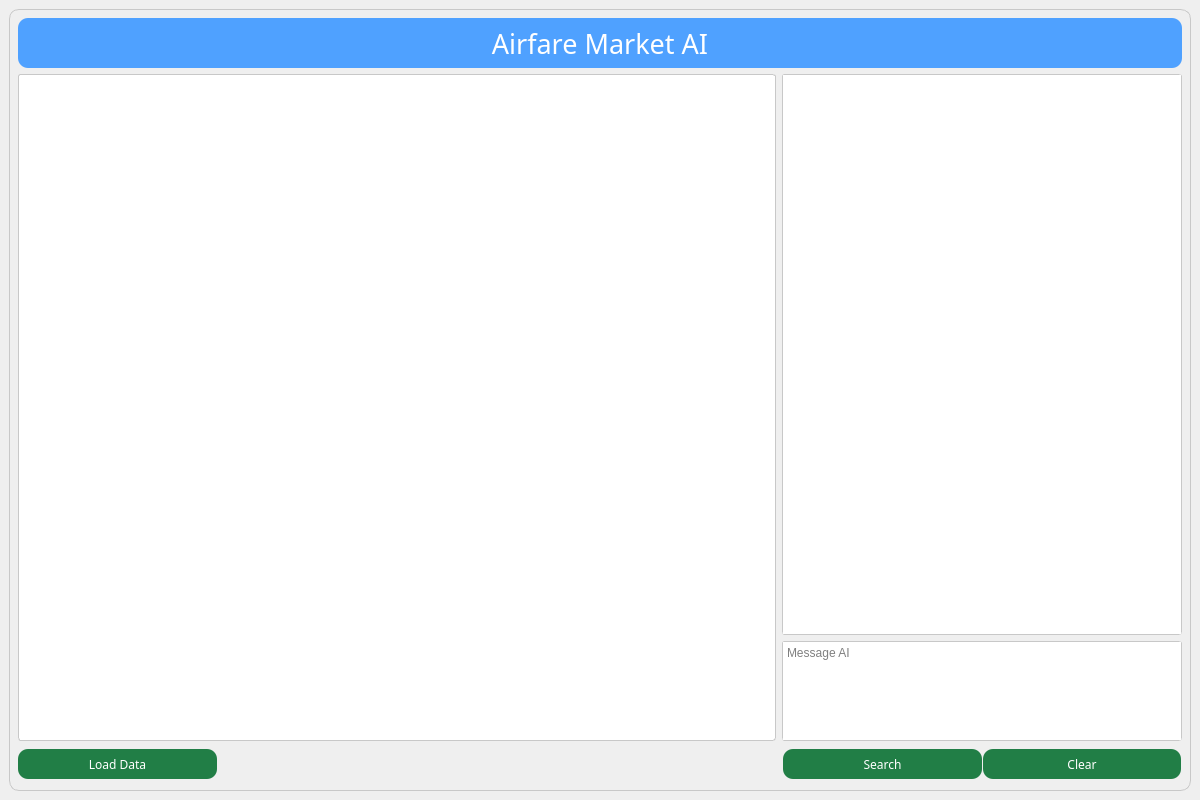
<?xml version="1.0" encoding="UTF-8"?>
<ui version="4.0">
 <class>MainWindow</class>
 <widget class="QMainWindow" name="MainWindow">
  <property name="geometry">
   <rect>
    <x>0</x>
    <y>0</y>
    <width>1200</width>
    <height>800</height>
   </rect>
  </property>
  <property name="minimumSize">
   <size>
    <width>1200</width>
    <height>800</height>
   </size>
  </property>
  <property name="maximumSize">
   <size>
    <width>1200</width>
    <height>800</height>
   </size>
  </property>
  <property name="windowTitle">
   <string>MainWindow</string>
  </property>
  <widget class="QWidget" name="centralwidget">
   <layout class="QGridLayout" name="gridLayout">
    <item row="0" column="0">
     <widget class="QWidget" name="widget" native="true">
      <property name="styleSheet">
       <string notr="true">QWidget #widget
{
border: 1px solid rgb(200,200,200);
padding-left: 20px;
padding-right: 20px;
border-radius: 10px;
}</string>
      </property>
      <layout class="QGridLayout" name="gridLayout_2">
       <item row="0" column="0" colspan="3">
        <widget class="QLabel" name="Title">
         <property name="maximumSize">
          <size>
           <width>16777215</width>
           <height>50</height>
          </size>
         </property>
         <property name="font">
          <font>
           <family>Arial Black</family>
           <pointsize>20</pointsize>
          </font>
         </property>
         <property name="styleSheet">
          <string notr="true">QLabel
{
padding-left:20px;
padding-right:20px;
background-color:rgb(79, 161, 255);
border-radius:10px;
color:#fff
}</string>
         </property>
         <property name="text">
          <string>Airfare Market AI</string>
         </property>
         <property name="alignment">
          <set>Qt::AlignmentFlag::AlignCenter</set>
         </property>
        </widget>
       </item>
       <item row="1" column="0" rowspan="5" colspan="2">
        <widget class="QLabel" name="label">
         <property name="styleSheet">
          <string notr="true">QLabel
{

border: 1px solid rgb(200,200,200);
border-radius: 3px;
background-color: rgb(255, 255, 255)

}</string>
         </property>
         <property name="text">
          <string/>
         </property>
        </widget>
       </item>
       <item row="6" column="0">
        <widget class="QPushButton" name="LoadData_Button">
         <property name="minimumSize">
          <size>
           <width>199</width>
           <height>30</height>
          </size>
         </property>
         <property name="maximumSize">
          <size>
           <width>199</width>
           <height>30</height>
          </size>
         </property>
         <property name="font">
          <font>
           <family>Arial Black</family>
          </font>
         </property>
         <property name="styleSheet">
          <string notr="true">QPushButton {
    color: #fff;
    padding-left: 20px;
    padding-right: 20px;
    border-radius: 10px;
    background-color: rgb(33, 126, 70);
}

QPushButton:hover {
    padding-left: 20px;
    padding-right: 20px;
    background-color: rgb(58, 202, 111);
    border: 1px solid #fff;
}
</string>
         </property>
         <property name="text">
          <string>Load Data</string>
         </property>
        </widget>
       </item>
       <item row="6" column="2">
        <widget class="QWidget" name="widget_2" native="true">
         <property name="minimumSize">
          <size>
           <width>0</width>
           <height>35</height>
          </size>
         </property>
         <property name="maximumSize">
          <size>
           <width>16777215</width>
           <height>35</height>
          </size>
         </property>
         <layout class="QGridLayout" name="gridLayout_3">
          <property name="leftMargin">
           <number>1</number>
          </property>
          <property name="topMargin">
           <number>1</number>
          </property>
          <property name="rightMargin">
           <number>1</number>
          </property>
          <property name="bottomMargin">
           <number>1</number>
          </property>
          <property name="spacing">
           <number>1</number>
          </property>
          <item row="0" column="0">
           <widget class="QPushButton" name="Search_Button">
            <property name="minimumSize">
             <size>
              <width>0</width>
              <height>30</height>
             </size>
            </property>
            <property name="maximumSize">
             <size>
              <width>99999</width>
              <height>30</height>
             </size>
            </property>
            <property name="font">
             <font>
              <family>Arial Black</family>
             </font>
            </property>
            <property name="styleSheet">
             <string notr="true">QPushButton {
    color: #fff;
    padding-left: 20px;
    padding-right: 20px;
    border-radius: 10px;
    background-color: rgb(33, 126, 70);
}

QPushButton:hover {
    padding-left: 20px;
    padding-right: 20px;
    background-color: rgb(58, 202, 111);
    border: 1px solid #fff;
}
</string>
            </property>
            <property name="text">
             <string>Search</string>
            </property>
           </widget>
          </item>
          <item row="0" column="1">
           <widget class="QPushButton" name="Clear_Button">
            <property name="minimumSize">
             <size>
              <width>0</width>
              <height>30</height>
             </size>
            </property>
            <property name="maximumSize">
             <size>
              <width>9999</width>
              <height>30</height>
             </size>
            </property>
            <property name="font">
             <font>
              <family>Arial Black</family>
             </font>
            </property>
            <property name="styleSheet">
             <string notr="true">QPushButton {
    color: #fff;
    padding-left: 20px;
    padding-right: 20px;
    border-radius: 10px;
    background-color: rgb(33, 126, 70);
}

QPushButton:hover {
    padding-left: 20px;
    padding-right: 20px;
    background-color: rgb(58, 202, 111);
    border: 1px solid #fff;
}
</string>
            </property>
            <property name="text">
             <string>Clear</string>
            </property>
           </widget>
          </item>
         </layout>
        </widget>
       </item>
       <item row="5" column="2">
        <widget class="QTextEdit" name="UserInput_TextEdit">
         <property name="minimumSize">
          <size>
           <width>400</width>
           <height>100</height>
          </size>
         </property>
         <property name="maximumSize">
          <size>
           <width>400</width>
           <height>100</height>
          </size>
         </property>
         <property name="styleSheet">
          <string notr="true">QTextEdit
{


border-radius:  3px;
border: 1px solid rgb(200,200,200);
}</string>
         </property>
         <property name="placeholderText">
          <string>Message AI</string>
         </property>
        </widget>
       </item>
       <item row="1" column="2" rowspan="4">
        <widget class="QTextEdit" name="AI_Result_TextEdit">
         <property name="minimumSize">
          <size>
           <width>400</width>
           <height>0</height>
          </size>
         </property>
         <property name="maximumSize">
          <size>
           <width>400</width>
           <height>16777215</height>
          </size>
         </property>
         <property name="styleSheet">
          <string notr="true">QTextEdit
{

border: 1px solid rgb(200,200,200);
border-radius: 3px;

}</string>
         </property>
         <property name="readOnly">
          <bool>true</bool>
         </property>
        </widget>
       </item>
      </layout>
     </widget>
    </item>
   </layout>
  </widget>
 </widget>
 <resources/>
 <connections/>
</ui>
